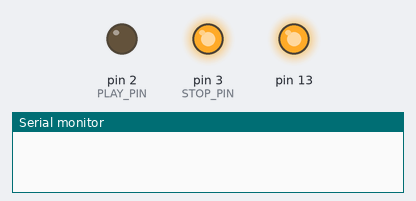
This sketch was run on a simulated Arduino Uno, built with avr-gcc and run on an emulated ATmega328P. Parts: output pins drawn as LEDs (lit = HIGH), the last lines printed to the serial monitor.

Above: at 0.15 s.
At 8.45 s:
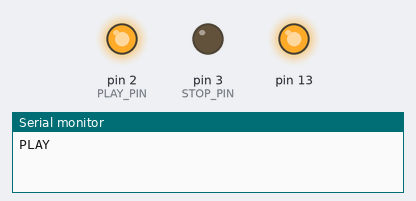
At 11.1 s:
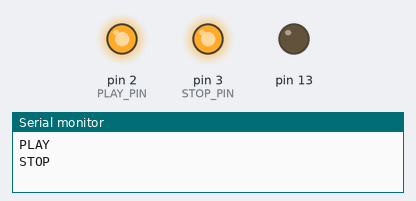
Timing chart, 0 to 17.7 s (numbered marks = the images above):
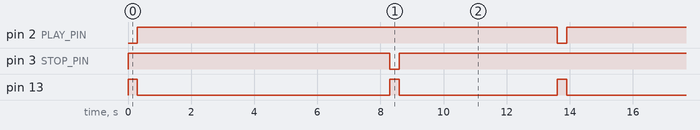

Measured:
- by itself, pin 2 (PLAY_PIN), pin 3 (STOP_PIN): alternates HIGH for 13.3 s and LOW for 0.30 s
- by itself, pin 13: repeats every 13.6 s: LOW 8.0 s, HIGH 0.30 s, LOW 5.0 s, HIGH 0.30 s
- by itself, everything shown: repeats every 13.6 s, in 4 steps

The sketch:

revox_remote_v01.ino
```cpp
#define PLAY_PIN 2
#define STOP_PIN 3

void setup() {
  // put your setup code here, to run once:
  pinMode(PLAY_PIN, OUTPUT);
  pinMode(STOP_PIN, OUTPUT);
  pinMode(13, OUTPUT);

  digitalWrite(PLAY_PIN, HIGH);
  digitalWrite(STOP_PIN, HIGH);

  Serial.begin(9600);

}

void loop() {


  // MOSFET CONTROL, AN OPEN MOSFET SHOWS THE OUTPUT GROUND
  digitalWrite(PLAY_PIN, LOW); // turn off mosfet, show 24V to the output
  digitalWrite(13, HIGH);
  delay(300); // just a quick pulse is enough to trigger it
  digitalWrite(PLAY_PIN, HIGH); // turn on mosfet, show GND to the output
  digitalWrite(13, LOW);
  Serial.println("PLAY");

  delay(8000); // play for 8 seconds, then stop

  digitalWrite(STOP_PIN, LOW);
  digitalWrite(13, HIGH);
  delay(300);
  digitalWrite(STOP_PIN, HIGH);
  digitalWrite(13, LOW);
  Serial.println("STOP");

  // Wait 5 seconds
  delay(5000);


/*
  // PLAY
  digitalWrite(PLAY_PIN, LOW); // pin LOW shows 24V to the remote trigger
  digitalWrite(13, HIGH);
  delay(4000); // trigger needs to be about X ms
  digitalWrite(PLAY_PIN, HIGH);
  digitalWrite(13, LOW);

  delay(8000);


  // STOP

  digitalWrite(STOP_PIN, HIGH);
  delay(100);
  digitalWrite(STOP_PIN, LOW);
  digitalWrite(13, LOW);
  delay(5000); // Wait for 5 seconds...
  */

}
```
